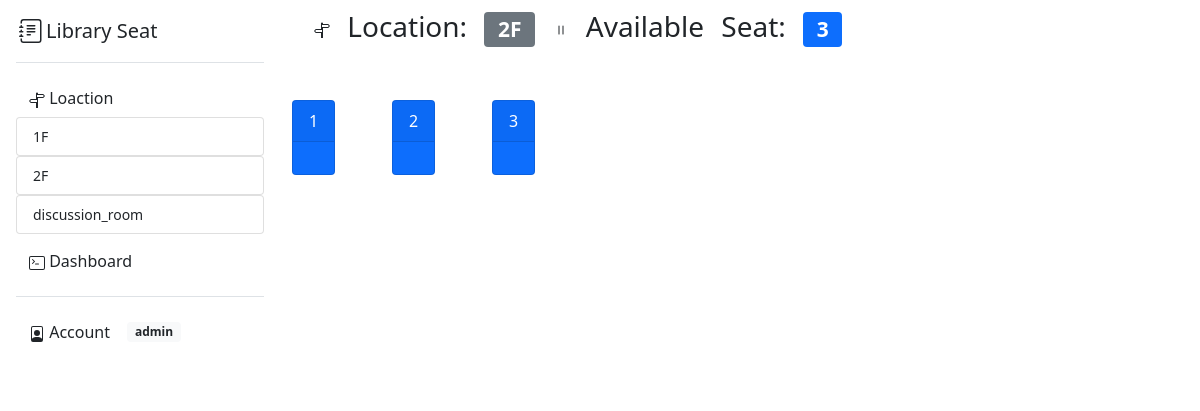
Page /location/2F (signed in) on the committed database.
### main/models.py (models this page shows)
class Location(models.Model):
    name = models.CharField(max_length=100)
    def __str__(self):
        return self.name

class Seat(models.Model):
    location = models.ForeignKey(Location, on_delete=models.CASCADE)
    camera = models.ManyToManyField(Camera, blank=True) #every seat is capture by multiple cameras
    camera_data = models.ManyToManyField(Camera_Data, blank=True) # data from each camera
    seat_number = models.IntegerField()
    seat_position_x = models.FloatField(max_length=200)
    seat_position_y = models.FloatField(max_length=200)
    occupy = models.BooleanField()

### main/views.py (the view)
# urls.py: path("location/<str:location_name>", views.location, name="location"),
def location(response, location_name):
    location_list = Location.objects.all()
    try:
        location = Location.objects.get(name=location_name)
        available_seat=0
        for seat in location.seat_set.all():
            if seat.occupy == False:
                available_seat +=1
        return render(response, "main/location.html", { "location_list":location_list, "location":location, "available_seat": available_seat})
    except Location.DoesNotExist:
        return render(response, "main/error_404.html", {})

### main/templates/main/location.html (shortened to what this page needs)
{% extends 'main/base.html' %}
{% block content %}
  <div class="row" ,name="seat_number_count", style=" padding: 10px; word-spacing: 10px; height: 100px;">
    <h3 >
    Location: <span class="badge bg-secondary">{{location}}</span>
    <svg xmlns="http://www.w3.org/2000/svg" width="16" height="16" fill="currentColor" class="bi bi-pause" viewBox="0 0 16 16">
      <path d="M6 3.5a.5.5 0 0 1 .5.5v8a.5.5 0 0 1-1 0V4a.5.5 0 0 1 .5-.5zm4 0a.5.5 0 0 1 .5.5v8a.5.5 0 0 1-1 0V4a.5.5 0 0 1 .5-.5z"/>
    </svg>
    Available Seat: <span class="badge bg-primary", id="available_seat">{{available_seat}}</span>
    </h3>
  </div>
  <div class="row" ,name="seat_display" , style="position: relative">
    <div id="card">
      {% for seat in location.seat_set.all %}
        {% if seat.occupy == True%}
          <div id="{{seat.seat_number}}" class="card text-white bg-secondary mb-3" style="position: absolute; max-width: 4rem; top:{{seat.seat_position_y}}px; left:{{seat.seat_position_x}}px">
            <div class="card-header">{{seat.seat_number}}</div>
            <div class="card-body">
            </div>
          </div>
        {% else %}
          <div id="{{seat.seat_number}}" class="card text-white bg-primary mb-3" style="position: absolute; max-width: 4rem; top:{{seat.seat_position_y}}px; left:{{seat.seat_position_x}}px">
            <div class="card-header">{{seat.seat_number}}</div>
            <div class="card-body">
            </div>
          </div>
        {% endif %}
      {% endfor %}
    </div>
  </div>
{% endblock content %}

### main/templates/main/sidenav.html (shortened to what this page needs)
<div name="sidenav", class="flex-shrink-0 p-3 bg-white" style="width: 280px;">
    <a href="/" class="d-flex align-items-center pb-3 mb-3 link-dark text-decoration-none border-bottom">
    <span class="fs-5 fw-semibold"> Library Seat</span>
    </a>
    <ul class="list-unstyled ps-0">
    <li class="mb-1">
        <button class="btn btn-toggle align-items-center rounded collapsed" data-bs-toggle="collapse" data-bs-target="#location-collapse" aria-expanded="true">
            Loaction
        </button>
        <div class="collapse show" id="location-collapse">
        <ul class="btn-toggle-nav list-unstyled fw-normal pb-1 small">
            {% for location in location_list.all %}
                <li><a href="/location/{{location.name}}" class="list-group-item list-group-item-action rounded">{{location.name}}</a></li>
            {% endfor %}
        </ul>
        </div>
    </li>
    {% if user.is_authenticated and user.username == "admin" %}
        <li class="mb-1">
        <button class="btn btn-toggle align-items-center rounded collapsed" data-bs-toggle="collapse" data-bs-target="#dashboard-collapse" aria-expanded="false">
            Dashboard
        </button>
    </li>
    {% endif %}
    <li class="border-top my-3"></li>
    <li class="mb-1">
        <button class="btn btn-toggle align-items-center rounded collapsed" data-bs-toggle="collapse" data-bs-target="#account-collapse" aria-expanded="false">
            Account
        </button>
        {% if user.is_authenticated %}
        <span class="badge bg-light text-dark">{{user.username}}</span>
        {% endif %}
    </li>
    </ul>
</div>

### rows in the picture
Location: name "1F"
Location: name "2F"
Location: name "discussion_room"
Seat: seat_number "1"
Seat: seat_number "2"
Seat: seat_number "3"

### other values in the picture
{{ user.username }} "admin"
{{ available_seat }} "3"
